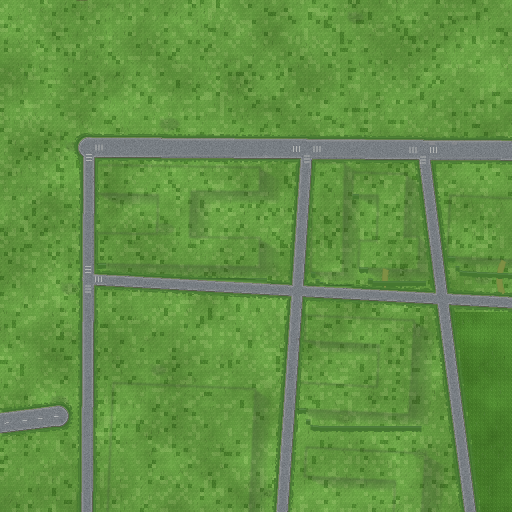
#> input picture assets/ground/g0_0.png, 1024 x 1024 px (shown at 1/2 size); its folder holds only this picture in this run
$ python bake_puddle_mask.py
#> lines starting #> are read from the running program, lines starting #| are printed output that depends on the picture; after the words box and inside, x2 and y2 are one past the last pixel; in counts of white or black regions, pixels touching at a corner belong together
#> in main, `hard = Image.new("L", (mw, mh), 0)`: hard: PIL image 512x896 L; every value is 0
#> in main, im is the input picture: PIL image 1024x1024 RGB; mean R, G, B 99, 145.1, 69.8
### tools/bake_ground_detail.py
#!/usr/bin/env python3
# -*- coding: utf-8 -*-
"""地面「静态质感」二次烘焙 —— 投影/AO + 草地分层 + 路面细节。

本轮只做**图书馆周边小样**：默认只出前后对比图，不写 assets/ground/*.png。
用户确认方向后，`--apply --force` 才是全图铺开入口。

## 幂等链（为什么不直接改 PNG）
    assets/_ground_src/  ->  bake_roads.build()  ->  detail.apply()  ->  bake_road_edge.save()
`bake_roads.py` 每次全量重算会 100% 冲掉任何手写进 ground/ 的新层
（`bake_channels.py` 就踩过这个坑）。本模块只提供纯函数 apply(im, ox, oy, world)，
作用于「最终烘焙后的马赛克图」，天然是这条链上的一环。

## 颜色红线（违反会连锁破坏道具摆放/河道/夜间窗光）
  * `tools/place_life_props.py:49` 用 `max(r,g,b)-min(r,g,b)<=12 and 92<=r<=182` 认路面，
    401 个道具的候选点由此而来。
  * `tools/bake_channels.py:52` 用精确 4 色认水面；`bake_roads.py:52` 另有容差 8 的水掩码。
  * 草地 g 主导（g>=r 且 g>=b）。
因此所有明暗调制都用**单调通道压缩 LUT**：`f(v)=v (v<92)` / `92+(v-92)*k (v>=92)`。
三个通道过同一个 LUT → spread 只减不增、r 下限 92 不掉、g 主导不变。
最后再加一层「分类回滚」兜底：任何让 is_road / 草地 / 水 掩码变化的像素直接恢复原值。

## 用法
    python tools/bake_ground_detail.py                  # 出小样对比图（不写地面，默认自检）
    python tools/bake_ground_detail.py --apply --force  # 全图铺开（本轮不跑）
    python tools/bake_ground_detail.py --box x0,y0,x1,y1 --scale 1.5
"""
import json
import os
import random
import sys
from functools import lru_cache

from PIL import Image, ImageChops, ImageDraw, ImageEnhance, ImageFilter, ImageFont

HERE = os.path.dirname(os.path.abspath(__file__))
ROOT = os.path.dirname(HERE)
WORLD_JSON = os.path.join(ROOT, "assets", "world.json")
GROUND = os.path.join(ROOT, "assets", "ground")
OUT_LIB = os.path.join(ROOT, "shot_ground_detail_lib.png")
OUT_CLOSE = os.path.join(ROOT, "shot_ground_detail_closeup.png")

# 与 bake_road_edge.py / bake_roads.py 保持一致
CELL = 8
CHUNK = 1024
COLS, ROWS = 4, 7
WORLD_W, WORLD_H = 3392, 6400
ROAD_MIN, ROAD_MAX, ROAD_SPREAD = 92, 182, 12
WATER_COLORS = [(104, 146, 132), (120, 164, 146), (88, 128, 116), (142, 188, 164)]
WATER_TOL = 8

DETAIL_SEED = 20261110
# 图书馆（box 215.8,316.1 - 277.9,379.5 格）及周边，含道路、草坪、水岸
LIB_BOX = (1560, 2360, 2380, 3180)
CLOSE_BOX = (1580, 2680, 2180, 2980)   # 同时含弧形路 / 草地 / 水岸

# ---- 强度 ----
SHADOW_K = 0.64            # 最暗版压缩系数（仅 >=92 的通道被压）
# 建筑影分三段由近到远渐淡；只画建筑**外侧**的扫掠区，内部交给建筑 sprite 遮挡。
# 填满 poly 内部会在对比图里变成一大块污渍，而且建筑底面积比 poly 小。
SHADOW_SWEEP = ((0.42, 160), (0.75, 112), (1.0, 66))
SHADOW_CONTACT = 225       # 楼脚 3px 接触 AO
SHADOW_TREE = 108          # 树冠影
SUN = (0.62, 0.38)         # 光从西北来，影子投向右下
GRASS_AMP = (64, 38, 16)   # 大/中/小三尺度噪声幅度
GRASS_CONTRAST = 1.25      # 噪声对比度：拉太狠会变成方块迷彩
GRASS_BRIGHT, GRASS_DARK = 1.10, 0.88
TUFT_DARK = 0.78
TUFT_DENSITY = 600
# 路面细节色全部满足 is_road（r∈[92,182] 且 spread<=12），画上去不改变分类
DETAIL_COLORS = {
    "manhole": (108, 110, 113),
    "patch": (136, 138, 141),
    "crack": (100, 102, 105),
    "wear": (143, 145, 148),
}
DETAIL_DENSITY = 12000     # 每 N 平方像素撒 1 个细节候选


# ---------------------------------------------------------------- 基础工具
# [11 lines left out: functions _hash8, _nz, not called in this run]


def _diff_mask(a, b):
    return ImageChops.difference(a, b).point(lambda v: 255 if v else 0)


# [6 lines left out: function _pix_changed, not called in this run]


def load_world():
    with open(WORLD_JSON, encoding="utf-8") as f:
        return json.load(f)


# [16 lines left out: function load_ground, not called in this run]


def road_mask(im):
    """与 bake_road_edge.road_mask / place_life_props.is_road 完全同判定。"""
    r, g, b = im.split()
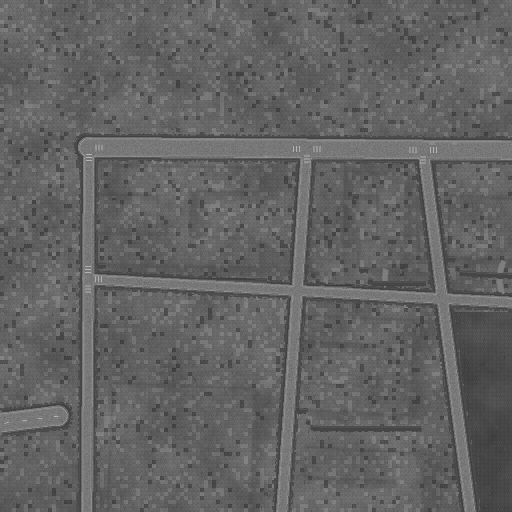
#> r: PIL image 1024x1024 L (shown at 1/2 size); min 52, max 244, mean 99
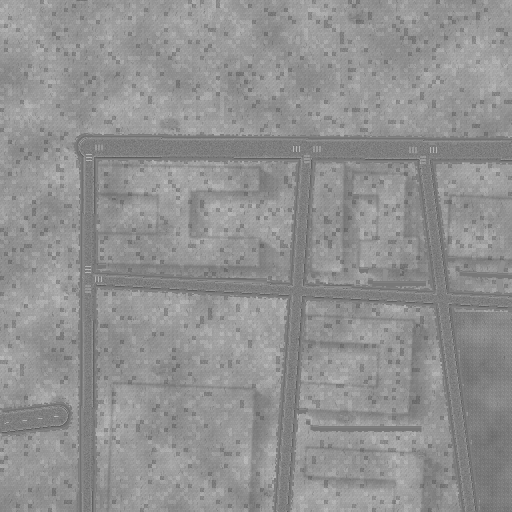
#> g: PIL image 1024x1024 L (shown at 1/2 size); min 55, max 244, mean 145.1
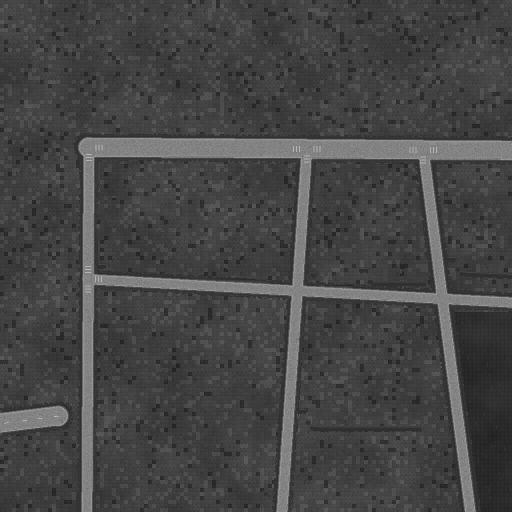
#> b: PIL image 1024x1024 L (shown at 1/2 size); min 29, max 240, mean 69.8
    mx = ImageChops.lighter(ImageChops.lighter(r, g), b)
    mn = ImageChops.darker(ImageChops.darker(r, g), b)
    flat = ImageChops.subtract(mx, mn).point(
        lambda v: 255 if v <= ROAD_SPREAD else 0)
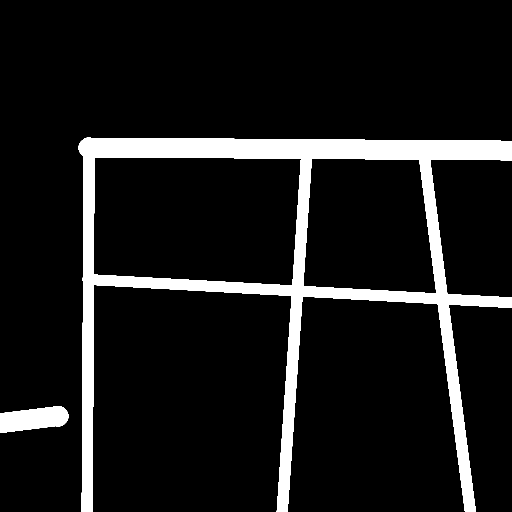
#> flat: PIL image 1024x1024 L (shown at 1/2 size); 9.8% white; 2 white regions, box (x1, y1, x2, y2) and area: (157, 275, 1024, 1024) 97359, (0, 812, 137, 866) 5277
    lum = r.point(lambda v: 255 if ROAD_MIN <= v <= ROAD_MAX else 0)
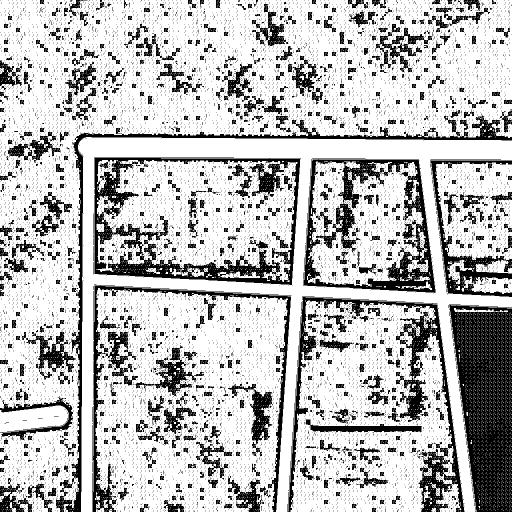
#> lum: PIL image 1024x1024 L (shown at 1/2 size); 74% white; 19834 black regions (19181 under 20 px), largest, box (x1, y1, x2, y2) and area: (898, 608, 1024, 1024) 36302, (187, 314, 602, 570) 25382, (574, 592, 930, 1024) 21098
    return ImageChops.multiply(flat, lum)
#> returned value: PIL image 1024x1024 L; 9.4% white; 2 white regions, box (x1, y1, x2, y2) and area: (157, 275, 1024, 1024) 93737, (0, 812, 137, 865) 5078


# [428 lines left out: functions water_mask, grass_mask, _compress_lut, _tuft_specs, _detail_specs, _noise_grid and 11 more, not called in this run]


# [2 lines that do not run on import are left out]

### tools/bake_ground_refine.py
#!/usr/bin/env python3
# -*- coding: utf-8 -*-
"""地面精修 v3 —— 楼前踩踏草径 + 路口过街标线 + 广场石板铺装。

（草地柔化试过两版已关闭，见 SOFTEN 注释。）

接在既有幂等链的最后一环：

    assets/_ground_src/ -> bake_roads.build() -> detail.apply() -> refine.apply() -> E.save()

## 为什么要有这一层
铺开静态质感后，1:1 视角下仍有三处明显「空」的地方：
  * 楼门与道路之间没有任何连接，楼像孤立地插在草坪里；
  * 路口没有任何过街标线，道路读起来只有「带子」没有「路口」；
  * 中央广场是一整片 `(201,184,150)` 纯色，连一块石板缝都没有。
（原始草地 8x8 方块曾尝试柔化，两版都更假，见 SOFTEN 注释，当前不动；
水面本来就有细密 4 色纹理，不再叠加波纹。）

## 颜色红线（改一处就会连锁破坏道具摆放 / 水面 / 光照图）
  * `place_life_props.py` 认路面：`max-min<=12 and 92<=r<=182`，认草：`g>r+14 and g>b+28 and g>100`
  * `bake_ground_detail.grass_mask`：`g>=r and g>=b` 且非路非水
  * `bake_channels.py` 用精确 4 色认水面
因此本层所有新颜色：
  * 草地系全部 g 主导且 `g-r>=20 / g-b>=55`，画在已有 grass 掩码内；
  * 标线系用 (180,182,180)，spread=2 / r=180，仍判为 road，画在已有 road 掩码内；
  * 广场石板系全部是「米色底色 + 三通道同一个 delta」，`max-min` 仍是 51、
    `g<r`，既不是 road 也不是 grass 也不是 water；只在 `r>g>b / r-g∈[8,26] /
    g-b∈[20,46]` 的米色铺装掩码内落笔（草 / 路 / 水都不满足该判定）；
  * 水面像素一个都不碰。
结果：road / grass / water 三张掩码逐像素 0 差异，401 个道具候选格不变。

## 确定性 / 幂等
apply() 是纯函数也是覆盖式变换：草径 / 标线 / 砖缝 / 格栅都是固定色覆盖；
板块色全部不等于两种精确底色，第二次调用时不再命中 tone_idx；砖缝与格栅
第二次写的是同一个固定色，阴影像素原样保留，因此 apply(apply(x)) == apply(x)
逐字节成立。全图细节参数按全局坐标（砖号 /
路口 / 楼号）一次性预生成，裁剪区外不消耗随机序列，所以小样所见 == 全图铺开所得。
整条烘焙链仍从 assets/_ground_src/ 重算，--dry / 写回验收按「链重算」比对。

## 用法
    python tools/bake_ground_refine.py                      # 小样对比图，不写任何资源
    python tools/bake_ground_refine.py --dry               # 铺开前：以「第 6 层」为基准的全图零写回预演
    python tools/bake_ground_refine.py --apply --force     # 全图铺开（覆盖 28 张地面贴图）
    python tools/bake_ground_refine.py --verify            # 铺开后：链重算验收
"""
import json
import math
import os
import sys
from functools import lru_cache

from PIL import Image, ImageChops, ImageDraw, ImageFilter, ImageFont, ImageStat

HERE = os.path.dirname(os.path.abspath(__file__))
if HERE not in sys.path:
    sys.path.insert(0, HERE)
ROOT = os.path.dirname(HERE)

import bake_road_edge as E          # noqa: E402
import bake_roads as B              # noqa: E402
import bake_ground_detail as D      # noqa: E402
import road_net as N                # noqa: E402

WORLD_JSON = os.path.join(ROOT, "assets", "world.json")
OUT_LIB = os.path.join(ROOT, "shot_ground_refine_lib.png")
OUT_CLOSE = os.path.join(ROOT, "shot_ground_refine_closeup.png")
OUT_JUNCTION = os.path.join(ROOT, "shot_ground_refine_junction.png")
OUT_SCENE = os.path.join(ROOT, "shot_ground_refine_scene.png")
OUT_PLAZA = os.path.join(ROOT, "shot_ground_refine_plaza.png")
OUT_PLAZA_CLOSE = os.path.join(ROOT, "shot_ground_refine_plaza_close.png")
OUT_PLAZA_SCENE = os.path.join(ROOT, "shot_ground_refine_plaza_scene.png")

CELL = 8
WORLD_W, WORLD_H = E.WORLD_W, E.WORLD_H
SEED = 20261111

# 小样取景必须严格对齐全局 8px 网格，否则块均值会与小样/全图分叉
LIB_BOX = (1560, 2360, 2376, 3176)      # 816x816，图书馆周边：草地 / 弧路 / 水岸
JUNCTION_BOX = (544, 0, 1360, 816)      # 816x816，8 栋楼 + 4 个路口，最像真实校园街角
CLOSE_BOX = (1584, 2688, 2160, 2976)    # 576x288，含路 / 草 / 水岸
PLAZA_BOX = (1664, 3520, 2240, 4480)    # 576x960，中央纯色广场 + 周边路 / 草
PLAZA_CLOSE_BOX = (1760, 3760, 2000, 4080)  # 240x320，石板纹理 2 倍放大

# ---- 草地方块柔化 ----
GRASS_BASE = (138, 190, 102)   # 从 g*_*.png 统计出的草地基准色
BLOCK_BLUR = 1.3               # 在 1/8 尺度上平滑块均值的半径（≈3 块）
SOFT_ERODE = 2                 # 只在草地内部动笔，避开路肩 / 水岸的过渡像素
# 试过两版柔化（固定 target 替换 / 块均值低频平滑），都会留下 8px 网格线、
# 路缘亮绿边和大块色斑，比原图更假 —— 当前关闭，只保留纯增量细节。
SOFTEN = False

# ---- 楼前踩踏草径（全部 g 主导，仍是 grass）----
PATH_MAIN = (162, 180, 104)    # 偏土黄，和草地 (138,190,102) 拉开对比
PATH_EDGE = (150, 168, 96)
PATH_W = 10
PATH_MIN_LEN = 36              # 太短的门口不画（避免一坨短粗线）
PATH_MAX_LEN = 264             # 超过就认为这栋楼不临路
PATH_BEND = 9                  # 中段横向弯曲幅度

# ---- 路口过街标线（仍是 road）----
MARK_COLOR = (180, 182, 180)
MARK_W = 2
MARK_GAP = 4
MARK_LEN = 11
MARK_STRIPES = 3
MARK_OFFSET = 14                # 标线组离路口中心的距离（太远会伸出路面）
JUNCTION_MIN_GAP = 44           # 相邻路口合并半径

# ---- 广场石板铺装（仍是「非路非草非水」的米色系）----
PLAZA_TONES = ((201, 184, 150), (213, 196, 162))  # 广场铺装的两种精确底色（暗/亮）
# v2（2026-11-12）：32x16 深缝在中央院落整片铺开时像方格纸，把砖放大到
# 48x24、砖缝压浅一半、砖间明暗差收窄、格栅放稀。底色 PLAZA_TONES 绝不能改
# ——它是「源图精确底色」的匹配常量，改了 cores 全空，石板只画缝不画板色。
SLAB_W, SLAB_H = 48, 24        # 横向砖，奇数行错缝半块
SLAB_DELTAS = (-3, 1, -2, 2)   # 三通道同 delta；都不为 0，保证改后 != 任一底色
SEAM_DELTA = -9                # 砖缝（固定色，跨过阴影带也不断）
GRATE_DELTA = -16              # 排水格栅
GRATE_EVERY = 31               # 格栅命中率 1/N（越大越稀）
SLAB_COVER = 0.82              # 整块内「米色系」占比，低于就跳过（砖变大后略放宽）
PLAZA_ON = True

def load_world():
    with open(WORLD_JSON, encoding="utf-8") as f:
        return json.load(f)


# ---------------------------------------------------------------- 草地柔化
# [209 lines left out: functions _strict_grass, _soften_blocks, _find_road, _path_specs, _paint_paths, _dseg and 3 more, not called in this run]


def _beige_mask(im):
    """米色铺装系（含阴影渐变），但绝不含草 / 路 / 水。"""
    r, g, b = im.split()
    rg = ImageChops.subtract(r, g)
    gb = ImageChops.subtract(g, b)
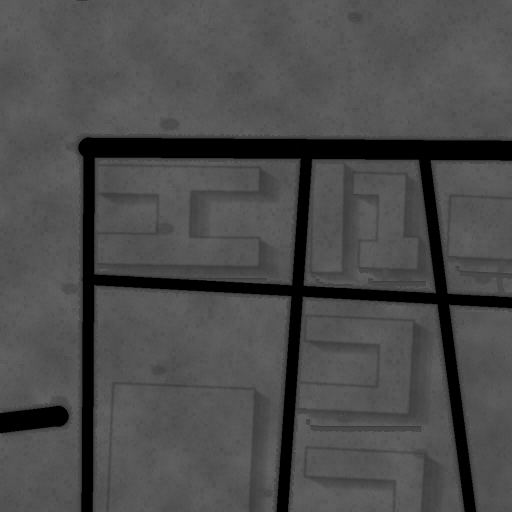
#> gb: PIL image 1024x1024 L (shown at 1/2 size); min 0, max 98, mean 75.8
    m = rg.point(lambda v: 255 if 8 <= v <= 26 else 0)
#> m: PIL image 1024x1024 L; 0.01% white in thin lines or dots, all inside (x1, y1, x2, y2) = (252, 463, 992, 1016)
    m = ImageChops.multiply(m, gb.point(lambda v: 255 if 20 <= v <= 46 else 0))
    return ImageChops.multiply(m, r.point(lambda v: 255 if 165 <= v <= 225 else 0))
#> returned value: PIL image 1024x1024 L; every value is 0


# [357 lines left out: functions _paint_plaza, apply, check, _font, _compare, _local_scene and 4 more, not called in this run]


# [2 lines that do not run on import are left out]

### tools/bake_puddle_mask.py
"""烘雨天积水用的两张图：硬面掩码 + 造波纹理。

照那个雨夜效果视频的做法，积水形状不在烘焙期定死，而是运行时算：
  - `puddle_mask.png`：积水「允许出现在哪」—— 不渗水的硬质铺装
    （沥青路 + 米色石板），湖面扣除。相当于视频里 sprite 放在地面的底图。
  - `wave_noise.png`：造波纹理 —— 平滑的两级 value noise（6 格 + 2.5 格），
    shader 里用 step 裁出连片水洼、向内切一层做边缘；GDScript 读同一张图
    给雨点涟漪挑落点，两边数值完全一致。

两张都是 1px=1格（512×896）。全程序生成，幂等，重跑结果一致。

用法：python tools/bake_puddle_mask.py
"""
import os
import sys

from PIL import Image, ImageChops

HERE = os.path.dirname(os.path.abspath(__file__))
ROOT = os.path.dirname(HERE)
sys.path.insert(0, HERE)

import bake_ground_detail as D      # noqa: E402
import bake_ground_refine as R      # noqa: E402  _beige_mask

CELL = 8            # 一格 8px，与 water_mask 同规格
WAVE_SEED = 20261115
WAVE_SEED2 = 917331


def _hash(ix, iy, seed):
    """整点哈希 → 0..1。和烘焙链同款风格，纯确定性。"""
    h = ix * 374761393 + iy * 668265263 + seed * 1442695041
    h = (h ^ (h >> 13)) * 1274126177
    h &= 0xFFFFFFFF
    return ((h ^ (h >> 16)) & 0xFFFF) / 65535.0


def _vnoise(x, y, seed):
    """value noise，格点双线性插值。x/y 以格为单位。"""
    ix, iy = int(x // 1), int(y // 1)
    fx, fy = x - ix, y - iy
    fx = fx * fx * (3.0 - 2.0 * fx)
    fy = fy * fy * (3.0 - 2.0 * fy)
    a = _hash(ix, iy, seed)
    b = _hash(ix + 1, iy, seed)
    c = _hash(ix, iy + 1, seed)
    d = _hash(ix + 1, iy + 1, seed)
    return (a * (1 - fx) + b * fx) * (1 - fy) + (c * (1 - fx) + d * fx) * fy


def wave_value(cx, cy):
    """造波值：两级噪声，大块定势、小块破边。0..1（近似归一）"""
    n = _vnoise(cx / 6.0, cy / 6.0, WAVE_SEED) * 0.72
    n += _vnoise(cx / 2.5, cy / 2.5, WAVE_SEED2) * 0.28
    return n


def main():
    ww, wh = D.COLS * D.CHUNK, D.ROWS * D.CHUNK
    mw, mh = ww // CELL, wh // CELL
    print("[puddle] 世界 %dx%d → 掩码 %dx%d" % (ww, wh, mw, mh))

    # 1) 硬质表面格子（路 + 米色石板），一路按块裁
    hard = Image.new("L", (mw, mh), 0)
    for cy in range(D.ROWS):
        for cx in range(D.COLS):
            p = os.path.join(D.GROUND, "g%d_%d.png" % (cx, cy))
            if not os.path.exists(p):
                continue
            im = Image.open(p).convert("RGB")
            m = ImageChops.lighter(D.road_mask(im), R._beige_mask(im))
            cw = (im.width + CELL - 1) // CELL
#> cw = 128
            ch = (im.height + CELL - 1) // CELL
#> ch = 128
            frac = m.convert("L").resize((cw, ch), Image.BOX)
            cell = frac.point(lambda v: 255 if v >= 128 else 0)
#> cell: PIL image 128x128 L; 9.4% white; 2 white regions, box (x1, y1, x2, y2) and area: (20, 34, 128, 128) 1466, (0, 101, 17, 108) 80
            hard.paste(cell, (cx * D.CHUNK // CELL, cy * D.CHUNK // CELL))

    # 2) 湖面不算积水
    wp = os.path.join(ROOT, "assets", "water_mask.png")
    if os.path.exists(wp):
        water = Image.open(wp).convert("L")
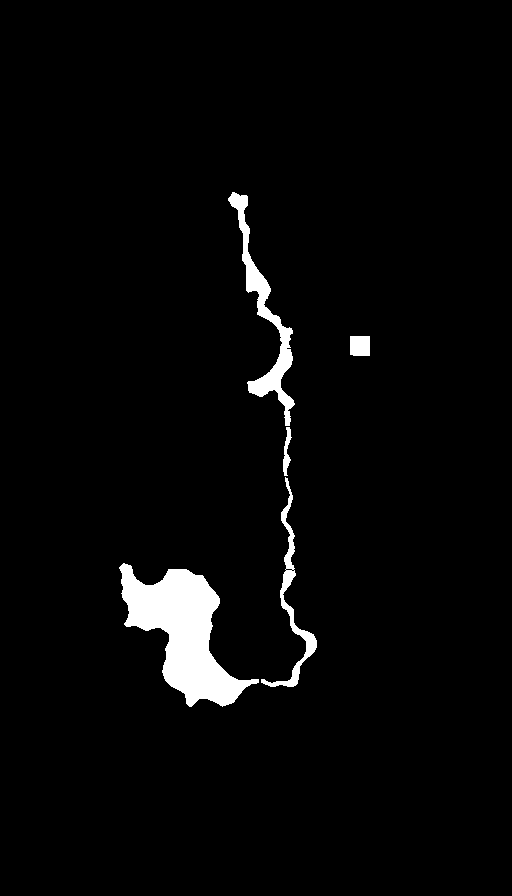
#> input picture assets/water_mask.png, 512 x 896 px
#> water is the input picture: PIL image 512x896 L; 3.1% white; 5 white regions, box (x1, y1, x2, y2) and area: (119, 563, 259, 707) 8922, (228, 192, 295, 426) 2988, (261, 477, 317, 687) 1531, (350, 336, 370, 356) 397, (283, 427, 292, 476) 221
        if water.size == (mw, mh):
            hard = ImageChops.subtract(hard, water)
    n_hard = sum(1 for v in hard.getdata() if v)

    # 3) 造波纹理：平滑灰度图，shader 用 step 裁形、内切一层做边缘
    wave = Image.new("L", (mw, mh))
    wave.putdata([
        int(round(wave_value(x, y) * 255.0))
        for y in range(mh) for x in range(mw)
    ])

    dst = os.path.join(ROOT, "assets", "puddle_mask.png")
    hard.save(dst, optimize=True)
    dst2 = os.path.join(ROOT, "assets", "wave_noise.png")
    wave.save(dst2, optimize=True)

    print("[puddle] 硬面 %d 格（%d KB）→ %s" % (
        n_hard, os.path.getsize(dst) // 1024, dst))
    print("[puddle] 造波纹理（%d KB）→ %s" % (
        os.path.getsize(dst2) // 1024, dst2))
    # 各阈值下的水洼覆盖率，shader 里挑 step 阈值时参考
    hd = hard.load()
    wd = wave.load()
    for th in (0.55, 0.58, 0.60, 0.62, 0.65):
        n = 0
        for y in range(mh):
            for x in range(mw):
                if hd[x, y] and wd[x, y] / 255.0 >= th:
                    n += 1
        print("[puddle]   阈值 %.2f → 水洼 %d 格（占硬面 %.1f%%）" % (
            th, n, 100.0 * n / max(1, n_hard)))


if __name__ == "__main__":
#> (the run stopped early here; a loop or call above may not have finished)
